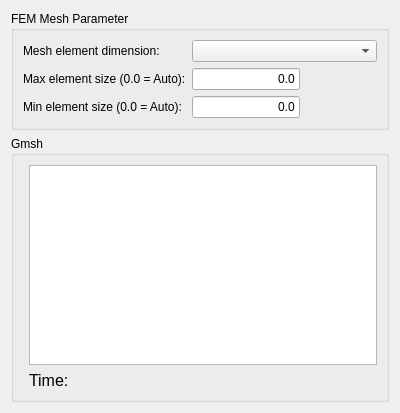
<?xml version="1.0" encoding="UTF-8"?>
<ui version="4.0">
 <class>GmshMesh</class>
 <widget class="QWidget" name="GmshMesh">
  <property name="geometry">
   <rect>
    <x>0</x>
    <y>0</y>
    <width>400</width>
    <height>413</height>
   </rect>
  </property>
  <property name="windowTitle">
   <string>FEM Mesh by Gmsh</string>
  </property>
  <layout class="QVBoxLayout" name="verticalLayout">
   <item>
    <widget class="QGroupBox" name="gb01_mesh_params">
     <property name="maximumSize">
      <size>
       <width>16777215</width>
       <height>1677215</height>
      </size>
     </property>
     <property name="title">
      <string>FEM Mesh Parameter</string>
     </property>
     <layout class="QVBoxLayout" name="verticalLayout_9">
      <item>
       <layout class="QFormLayout" name="formLayout_1">
        <property name="fieldGrowthPolicy">
         <enum>QFormLayout::AllNonFixedFieldsGrow</enum>
        </property>
        <item row="1" column="0">
         <widget class="QLabel" name="l_dimension">
          <property name="text">
           <string>Mesh element dimension:</string>
          </property>
         </widget>
        </item>
        <item row="1" column="1">
         <widget class="QComboBox" name="cb_dimension"/>
        </item>
        <item row="2" column="0">
         <widget class="QLabel" name="l_max">
          <property name="text">
           <string>Max element size (0.0 = Auto):</string>
          </property>
         </widget>
        </item>
        <item row="2" column="1">
         <widget class="Gui::InputField" name="if_max">
          <property name="sizePolicy">
           <sizepolicy hsizetype="Fixed" vsizetype="Fixed">
            <horstretch>0</horstretch>
            <verstretch>0</verstretch>
           </sizepolicy>
          </property>
          <property name="minimumSize">
           <size>
            <width>80</width>
            <height>20</height>
           </size>
          </property>
          <property name="text">
           <string>0.0</string>
          </property>
          <property name="alignment">
           <set>Qt::AlignRight|Qt::AlignTrailing|Qt::AlignVCenter</set>
          </property>
          <property name="singleStep" stdset="0">
           <double>1.000000000000000</double>
          </property>
          <property name="maximum" stdset="0">
           <double>1000000000.000000000000000</double>
          </property>
          <property name="unit" stdset="0">
           <string notr="true">mm</string>
          </property>
          <property name="decimals" stdset="0">
           <number>2</number>
          </property>
          <property name="value" stdset="0">
           <double>0.000000000000000</double>
          </property>
         </widget>
        </item>
        <item row="3" column="0">
         <widget class="QLabel" name="l_min">
          <property name="text">
           <string>Min element size (0.0 = Auto):</string>
          </property>
         </widget>
        </item>
        <item row="3" column="1">
         <widget class="Gui::InputField" name="if_min">
          <property name="sizePolicy">
           <sizepolicy hsizetype="Fixed" vsizetype="Fixed">
            <horstretch>0</horstretch>
            <verstretch>0</verstretch>
           </sizepolicy>
          </property>
          <property name="minimumSize">
           <size>
            <width>80</width>
            <height>20</height>
           </size>
          </property>
          <property name="text">
           <string>0.0</string>
          </property>
          <property name="alignment">
           <set>Qt::AlignRight|Qt::AlignTrailing|Qt::AlignVCenter</set>
          </property>
          <property name="singleStep" stdset="0">
           <double>1.000000000000000</double>
          </property>
          <property name="maximum" stdset="0">
           <double>1000000000.000000000000000</double>
          </property>
          <property name="unit" stdset="0">
           <string notr="true">mm</string>
          </property>
          <property name="decimals" stdset="0">
           <number>2</number>
          </property>
          <property name="value" stdset="0">
           <double>0.000000000000000</double>
          </property>
         </widget>
        </item>
       </layout>
      </item>
     </layout>
    </widget>
   </item>
   <item>
    <widget class="QGroupBox" name="gb03_run_gmsh">
     <property name="maximumSize">
      <size>
       <width>16777215</width>
       <height>1677215</height>
      </size>
     </property>
     <property name="title">
      <string>Gmsh</string>
     </property>
     <layout class="QVBoxLayout" name="verticalLayout_8">
      <item>
       <layout class="QFormLayout" name="formLayout_2">
        <property name="fieldGrowthPolicy">
         <enum>QFormLayout::AllNonFixedFieldsGrow</enum>
        </property>
        <item row="0" column="1">
         <layout class="QGridLayout" name="gl_actions">
          <item row="1" column="0">
           <widget class="QLabel" name="l_time">
            <property name="font">
             <font>
              <pointsize>12</pointsize>
             </font>
            </property>
            <property name="text">
             <string>Time:</string>
            </property>
           </widget>
          </item>
          <item row="0" column="0">
           <widget class="QTextEdit" name="te_output">
            <property name="lineWrapMode">
             <enum>QTextEdit::NoWrap</enum>
            </property>
           </widget>
          </item>
         </layout>
        </item>
       </layout>
      </item>
     </layout>
    </widget>
   </item>
  </layout>
 </widget>
 <customwidgets>
  <customwidget>
   <class>Gui::InputField</class>
   <extends>QLineEdit</extends>
   <header>Gui/InputField.h</header>
  </customwidget>
 </customwidgets>
 <resources/>
 <connections/>
</ui>
